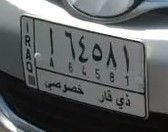
#> input picture p1.jpg, 168 x 132 px
$ python -i optimizeImage.py   (imports and definitions only)
#> lines starting #> are read from the running program, lines starting #| are printed output that depends on the picture
#> further down, picture is the input picture: PIL image 168x132 RGB; mean R, G, B 94.3, 97.1, 98.1
from re import X
from pyanime4k import ac
import pyanime4k
import numpy as np
from PIL import Image, ImageEnhance

def Opti(img):
    print("------------- Optimizeing ----------------")
    parameters = ac.Parameters()

    # enable HDN for ACNet
    parameters.HDN = True

    a = ac.AC(
        managerList=ac.ManagerList([ac.OpenCLACNetManager(pID=0, dID=0)]),
        type=ac.ProcessorType.OpenCL_ACNet
    )
    #img = Image.open(r"D:\Temp\anime4k\p1.png").convert("RGB")
    img = np.array(img)

    # BGR, RGB and YUV444 is supported
    a.load_image_from_numpy(img, input_type=ac.AC_INPUT_RGB)
    # start processing
    a.process()

    # save image to numpy array
    new_img = a.save_image_to_numpy()
    new_img  = Image.fromarray(new_img)
    new_img = adjustImage(new_img)
    new_img = np.asarray(new_img)

    return new_img


def adjustImage(im):
    #brightness
    enhancer = ImageEnhance.Brightness(im)
    factor = 1.5 #gives original image
    im_output = enhancer.enhance(factor)
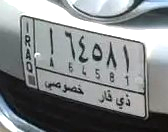
#> im_output: PIL image 168x132 RGB; mean R, G, B 131.4, 135.4, 136.8
    #Contrast
    enhancer = ImageEnhance.Contrast(im_output)
    factor = 1.3 #gives original image
    im_output = enhancer.enhance(factor)
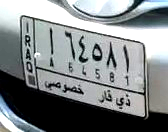
#> im_output: PIL image 168x132 RGB; mean R, G, B 128.7, 133.6, 134.9
    #Sharpness
    enhancer = ImageEnhance.Sharpness(im_output)
    factor = 1.5 #gives original image
    im_output = enhancer.enhance(factor)

    return im_output


# x = Image.open("./p1.jpg")
# Opti(x)

>>> from PIL import Image
>>> picture = Image.open('p1.jpg')
>>> result = adjustImage(picture)
